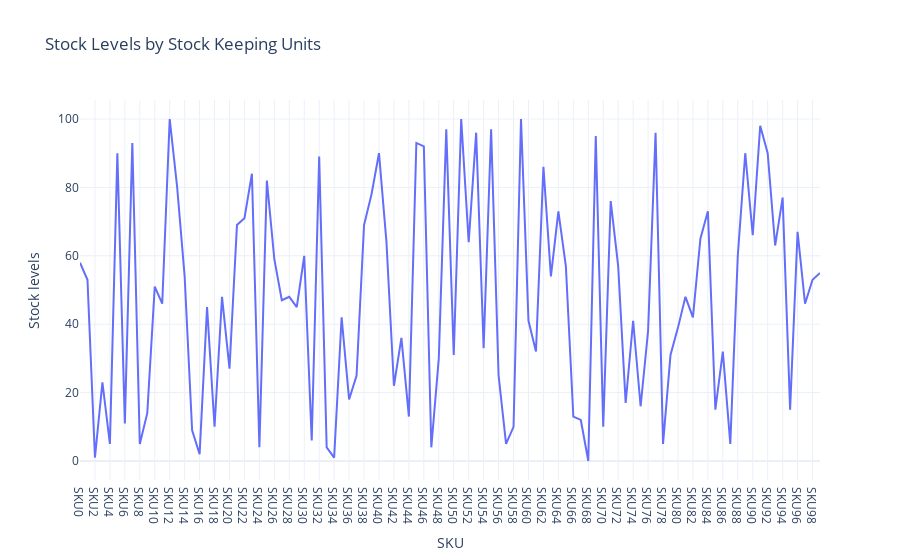

The code cell stored with this chart in its notebook:
### Code cell
stock_chart = px.line(data, x='SKU', 
                      y='Stock levels', 
                      title='Stock Levels by Stock Keeping Units')
stock_chart.show()

### Figure 1 — Plotly figure (JSON) as saved in the notebook; plotly's stock layout.template omitted (floating-point values rounded to 4 significant figures)
{"data": [{"hovertemplate": "SKU=%{x}<br>Stock levels=%{y}<extra></extra>", "legendgroup": "", "line": {"color": "#636efa", "dash": "solid"}, "marker": {"symbol": "circle"}, "mode": "lines", "name": "", "orientation": "v", "showlegend": false, "type": "scatter", "x": ["SKU0", "SKU1", "SKU2", "SKU3", "SKU4", "SKU5", "SKU6", "SKU7", "SKU8", "SKU9", "SKU10", "SKU11", "SKU12", "SKU13", "SKU14", "SKU15", "SKU16", "SKU17", "SKU18", "SKU19", "SKU20", "SKU21", "SKU22", "SKU23", "SKU24", "SKU25", "SKU26", "SKU27", "SKU28", "SKU29", "SKU30", "SKU31", "SKU32", "SKU33", "SKU34", "SKU35", "SKU36", "SKU37", "SKU38", "SKU39", "SKU40", "SKU41", "SKU42", "SKU43", "SKU44", "SKU45", "SKU46", "SKU47", "SKU48", "SKU49", "SKU50", "SKU51", "SKU52", "SKU53", "SKU54", "SKU55", "SKU56", "SKU57", "SKU58", "SKU59", "SKU60", "SKU61", "SKU62", "SKU63", "SKU64", "SKU65", "SKU66", "SKU67", "SKU68", "SKU69", "SKU70", "SKU71", "SKU72", "SKU73", "SKU74", "SKU75", "SKU76", "SKU77", "SKU78", "SKU79", "SKU80", "SKU81", "SKU82", "SKU83", "SKU84", "SKU85", "SKU86", "SKU87", "SKU88", "SKU89", "SKU90", "SKU91", "SKU92", "SKU93", "SKU94", "SKU95", "SKU96", "SKU97", "SKU98", "SKU99"], "xaxis": "x", "y": [58, 53, 1, 23, 5, 90, 11, 93, 5, 14, 51, 46, 100, 80, 54, 9, 2, 45, 10, 48, 27, 69, 71, 84, 4, 82, 59, 47, 48, 45, 60, 6, 89, 4, 1, 42, 18, 25, 69, 78, 90, 64, 22, 36, 13, 93, 92, 4, 30, 97, 31, 100, 64, 96, 33, 97, 25, 5, 10, 100, 41, 32, 86, 54, 73, 57, 13, 12, 0, 95, 10, 76, 57, 17, 41, 16, 38, 96, 5, 31, 39, 48, 42, 65, 73, 15, 32, 5, 60, 90, 66, 98, 90, 63, 77, 15, 67, 46, 53, 55], "yaxis": "y"}], "layout": {"autosize": true, "legend": {"tracegroupgap": 0}, "title": {"text": "Stock Levels by Stock Keeping Units"}, "xaxis": {"anchor": "y", "autorange": true, "domain": [0, 1], "range": [0, 99], "title": {"text": "SKU"}, "type": "category"}, "yaxis": {"anchor": "x", "autorange": true, "domain": [0, 1], "range": [-5.556, 105.6], "title": {"text": "Stock levels"}, "type": "linear"}}}
